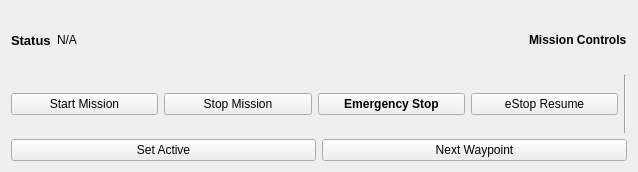
<?xml version="1.0" encoding="UTF-8"?>
<ui version="4.0">
 <class>Form</class>
 <widget class="QWidget" name="Form">
  <property name="geometry">
   <rect>
    <x>0</x>
    <y>0</y>
    <width>638</width>
    <height>172</height>
   </rect>
  </property>
  <property name="sizePolicy">
   <sizepolicy hsizetype="Minimum" vsizetype="Minimum">
    <horstretch>0</horstretch>
    <verstretch>0</verstretch>
   </sizepolicy>
  </property>
  <property name="windowTitle">
   <string>Form</string>
  </property>
  <property name="styleSheet">
   <string notr="true">QWidget[styleit=true] {border-style: solid;
border-width: 2px;
border-right-color: rgb(136, 138, 133);}
</string>
  </property>
  <property name="styleit" stdset="0">
   <bool>true</bool>
  </property>
  <layout class="QVBoxLayout" name="verticalLayout">
   <item>
    <layout class="QHBoxLayout" name="labelLayout">
     <item>
      <widget class="QLabel" name="label_2">
       <property name="font">
        <font>
         <pointsize>10</pointsize>
         <weight>75</weight>
         <bold>true</bold>
        </font>
       </property>
       <property name="text">
        <string>Status</string>
       </property>
      </widget>
     </item>
     <item>
      <widget class="ROSTopicLabel" name="missionStatusLabel">
       <property name="text">
        <string>N/A</string>
       </property>
      </widget>
     </item>
     <item>
      <spacer name="horizontalSpacer_2">
       <property name="orientation">
        <enum>Qt::Horizontal</enum>
       </property>
       <property name="sizeHint" stdset="0">
        <size>
         <width>40</width>
         <height>20</height>
        </size>
       </property>
      </spacer>
     </item>
     <item>
      <widget class="QLabel" name="label">
       <property name="font">
        <font>
         <weight>75</weight>
         <bold>true</bold>
        </font>
       </property>
       <property name="text">
        <string>Mission Controls</string>
       </property>
      </widget>
     </item>
    </layout>
   </item>
   <item>
    <layout class="QHBoxLayout" name="buttonLayout">
     <item>
      <widget class="ROSServiceClientQButton" name="startMissionButton">
       <property name="text">
        <string>Start Mission</string>
       </property>
      </widget>
     </item>
     <item>
      <widget class="ROSServiceClientQButton" name="stopMissionButton">
       <property name="text">
        <string>Stop Mission</string>
       </property>
      </widget>
     </item>
     <item>
      <widget class="ROSServiceClientQButton" name="eStopButton">
       <property name="font">
        <font>
         <weight>75</weight>
         <bold>true</bold>
        </font>
       </property>
       <property name="text">
        <string>Emergency Stop</string>
       </property>
      </widget>
     </item>
     <item>
      <widget class="ROSServiceClientQButton" name="eResumeButton">
       <property name="text">
        <string>eStop Resume</string>
       </property>
      </widget>
     </item>
     <item>
      <widget class="Line" name="line_2">
       <property name="orientation">
        <enum>Qt::Vertical</enum>
       </property>
      </widget>
     </item>
    </layout>
   </item>
   <item>
    <layout class="QHBoxLayout" name="horizontalLayout">
     <item>
      <widget class="ROSServiceClientQButton" name="setActiveButton">
       <property name="text">
        <string>Set Active</string>
       </property>
      </widget>
     </item>
     <item>
      <widget class="ROSServiceClientQButton" name="nextWaypointButton">
       <property name="text">
        <string>Next Waypoint</string>
       </property>
      </widget>
     </item>
    </layout>
   </item>
  </layout>
 </widget>
 <customwidgets>
  <customwidget>
   <class>ROSServiceClientQButton</class>
   <extends>QPushButton</extends>
   <header>widgets/ros_widgets/ros_service_client_button</header>
  </customwidget>
  <customwidget>
   <class>ROSTopicLabel</class>
   <extends>QLabel</extends>
   <header>widgets/ros_widgets/ros_topic_label</header>
  </customwidget>
 </customwidgets>
 <resources/>
 <connections/>
</ui>
